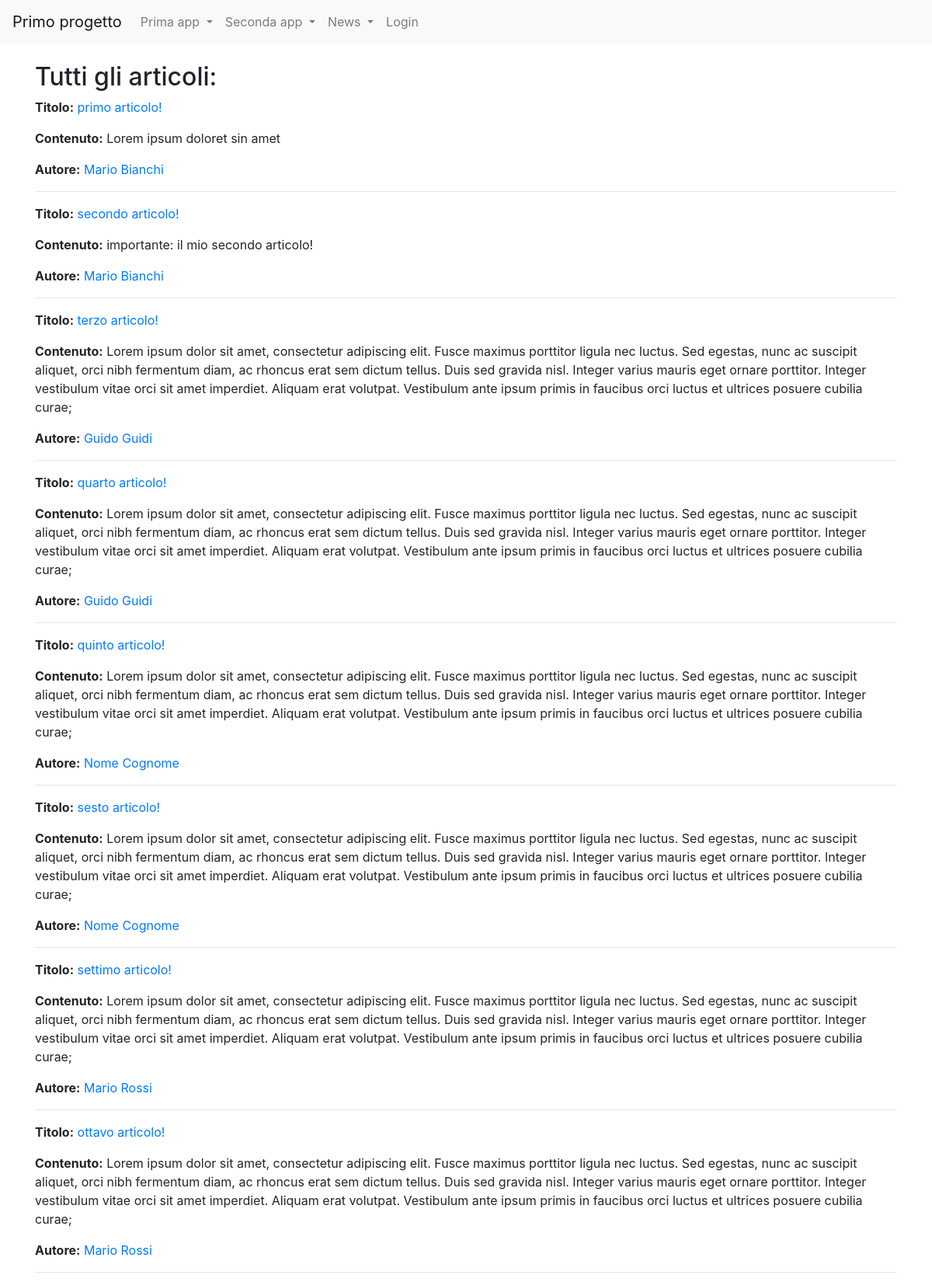
/news/lista_articoli/ (upper part), run on the app's committed database.
### news/models.py (models this page shows, shortened)
class Articolo(models.Model):
    titolo=models.CharField(max_length=100)
    contenuto=models.TextField()
    giornalista=models.ForeignKey(Giornalista, on_delete=models.CASCADE, related_name="articoli")
    data=models.DateField(auto_now=True, blank=True)
    visualizzazzioni=models.IntegerField(default=0, blank=True)
    class Meta:
        verbose_name="Aticolo"
        verbose_name_plural="Aticoli"

class Giornalista(models.Model):
    nome=models.CharField(max_length=20)
    cognome=models.CharField(max_length=20)
    anno_di_nascita=models.DateField(blank=True)
    def __str__(self):
        return self.nome + " " + self.cognome
    class Meta:
        verbose_name="Giornalista"
        verbose_name_plural="Giornalisti"

### news/views.py (the view)
# urls.py: path('lista_articoli/', listaArticoli, name="lista_articoli"),
def listaArticoli(request,pk=None):
    if (pk==None):
        articoli=Articolo.objects.all()
        titolo="Tutti gli articoli: "
    else:
        articoli=Articolo.objects.filter(giornalista_id=pk)
        titolo="Articoli di un giornalista: "
    context={
        'articoli':articoli,
        'titolo':titolo,
    }
    return render(request, 'lista_articoli.html', context)

### news/templates/lista_articoli.html (shortened to what this page needs)
{% extends "base.html" %}
{%block content%}
    <h2>{{titolo}}</h2>
    {%for articolo in articoli%}
        <p><strong>Titolo:</strong>
            <a href="/news/articoli/{{articolo.id}}">{{articolo.titolo}}</a>
        </p>
        <p><strong>Contenuto:</strong>
            {{articolo.contenuto}}
        </p>
        <p><strong>Autore:</strong>
            <a href={%url 'news:giornalista_detail' articolo.giornalista.id%}>{{articolo.giornalista}}</a>
        </p>
        <hr>
    {% endfor %}
{%endblock content%}

### data on the page
Articolo: titolo "primo articolo!", contenuto "Lorem ipsum doloret sin amet", giornalista "Mario Bianchi"
Articolo: titolo "secondo articolo!", contenuto "importante: il mio secondo articolo!", giornalista "Mario Bianchi"
Articolo: titolo "terzo articolo!", contenuto "Lorem ipsum dolor sit amet, consectetur adipiscing elit. Fusce maximus porttitor ligula nec luctus. Sed egestas, nunc ac suscipit aliquet, orci nibh fermentum diam, ac rhoncus erat sem dictum tellus. Duis sed gravida nisl. Integer varius mauris eget ornare porttitor. Integer vestibulum vitae orci sit amet imperdiet. Aliquam erat volutpat. Vestibulum ante ipsum primis in faucibus orci luctus et ultrices posuere cubilia curae;", giornalista "Guido Guidi"
Articolo: titolo "quarto articolo!", contenuto "Lorem ipsum dolor sit amet, consectetur adipiscing elit. Fusce maximus porttitor ligula nec luctus. Sed egestas, nunc ac suscipit aliquet, orci nibh fermentum diam, ac rhoncus erat sem dictum tellus. Duis sed gravida nisl. Integer varius mauris eget ornare porttitor. Integer vestibulum vitae orci sit amet imperdiet. Aliquam erat volutpat. Vestibulum ante ipsum primis in faucibus orci luctus et ultrices posuere cubilia curae;", giornalista "Guido Guidi"
Articolo: titolo "quinto articolo!", contenuto "Lorem ipsum dolor sit amet, consectetur adipiscing elit. Fusce maximus porttitor ligula nec luctus. Sed egestas, nunc ac suscipit aliquet, orci nibh fermentum diam, ac rhoncus erat sem dictum tellus. Duis sed gravida nisl. Integer varius mauris eget ornare porttitor. Integer vestibulum vitae orci sit amet imperdiet. Aliquam erat volutpat. Vestibulum ante ipsum primis in faucibus orci luctus et ultrices posuere cubilia curae;", giornalista "Nome Cognome"
Articolo: titolo "sesto articolo!", contenuto "Lorem ipsum dolor sit amet, consectetur adipiscing elit. Fusce maximus porttitor ligula nec luctus. Sed egestas, nunc ac suscipit aliquet, orci nibh fermentum diam, ac rhoncus erat sem dictum tellus. Duis sed gravida nisl. Integer varius mauris eget ornare porttitor. Integer vestibulum vitae orci sit amet imperdiet. Aliquam erat volutpat. Vestibulum ante ipsum primis in faucibus orci luctus et ultrices posuere cubilia curae;", giornalista "Nome Cognome"
Articolo: titolo "settimo articolo!", contenuto "Lorem ipsum dolor sit amet, consectetur adipiscing elit. Fusce maximus porttitor ligula nec luctus. Sed egestas, nunc ac suscipit aliquet, orci nibh fermentum diam, ac rhoncus erat sem dictum tellus. Duis sed gravida nisl. Integer varius mauris eget ornare porttitor. Integer vestibulum vitae orci sit amet imperdiet. Aliquam erat volutpat. Vestibulum ante ipsum primis in faucibus orci luctus et ultrices posuere cubilia curae;", giornalista "Mario Rossi"
Articolo: titolo "ottavo articolo!", contenuto "Lorem ipsum dolor sit amet, consectetur adipiscing elit. Fusce maximus porttitor ligula nec luctus. Sed egestas, nunc ac suscipit aliquet, orci nibh fermentum diam, ac rhoncus erat sem dictum tellus. Duis sed gravida nisl. Integer varius mauris eget ornare porttitor. Integer vestibulum vitae orci sit amet imperdiet. Aliquam erat volutpat. Vestibulum ante ipsum primis in faucibus orci luctus et ultrices posuere cubilia curae;", giornalista "Mario Rossi"

### other printed values
{{ titolo }} "Tutti gli articoli:"
